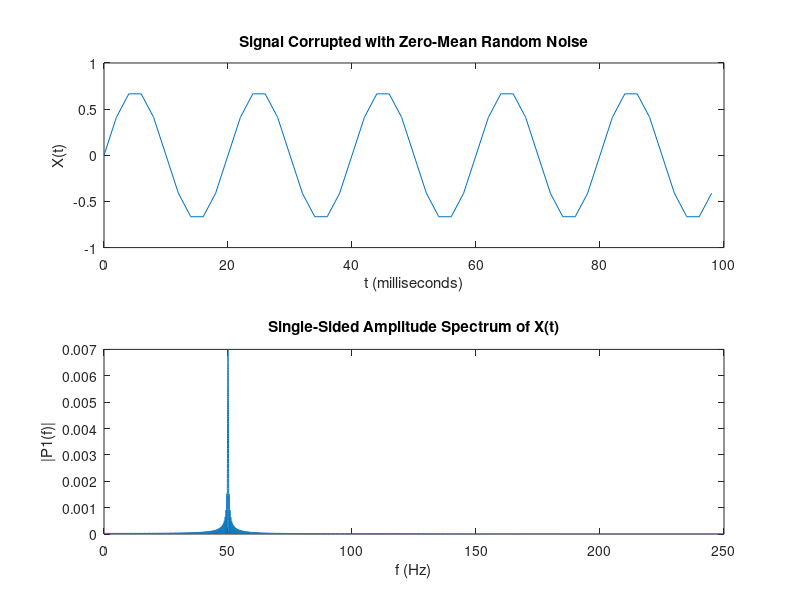

This figure's MATLAB source:
% test script
clc
clear
close all

Fs = 500;            % Sampling frequency                    
T = 1/Fs;             % Sampling period       
L = 1500;             % Length of signal (ms)

L = 1*L;

t = (0:L-1)*T;        % Time vector

%S = 0.7*sin(2*pi*50*t) + sin(2*pi*120*t) + sin(2*pi*150*t) + 2*randn(size(t));
%S = 0.7*sin(2*pi*50*t) + sin(2*pi*120*t) + sin(2*pi*150*t);
S = 0.7*sin(2*pi*50*t);
%S = t;

X = S;

% Fs = 1000;            % Sampling frequency                    
% T = 1/Fs;             % Sampling period     

subplot(2,1,1)
plot(1000*t(1:50),X(1:50))
title('Signal Corrupted with Zero-Mean Random Noise')
xlabel('t (milliseconds)')
ylabel('X(t)')

L = 100*L;

Y = fft(X,L);
% Compute the two-sided spectrum P2. Then compute the single-sided 
% spectrum P1 based on P2 and the even-valued signal length L.
P2 = abs(Y/L);
P1 = P2(1:L/2+1);
P1(2:end-1) = 2*P1(2:end-1);

subplot(2,1,2)
f = Fs*(0:(L/2))/L;
plot(f,P1) 
title('Single-Sided Amplitude Spectrum of X(t)')
xlabel('f (Hz)')
ylabel('|P1(f)|')










